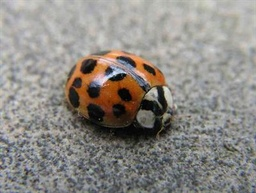
#> input picture blatt05/ladybug.jpg, 256 x 193 px, shrunk from 400 x 301 before the run
$ jupyter execute b05a04.ipynb
#> lines starting #> are read from the running program, lines starting #| are printed output that depends on the picture
# Aufgabe 4

[cell 1]
import matplotlib.pyplot as plt
import numpy as np
from skimage.io import imread
import skimage.transform as t

## 4.1

[cell 2]
original = imread("ladybug.jpg")
#> original is the input picture: shape (193, 256, 3); mean R, G, B 141.1, 137.4, 132.4
plt.imshow(original)

[cell 3]
def rgb_to_irgby(img):
    """Konvertiert ein RGB-Bild in den I-RG-BY Farbraum."""

    # Konvertiere zu float32 um negative Werte und Genauigkeit zu unterstützen
    img_float = img.astype(np.float32)

    # Extrahiere RGB-Kanäle
    R = img_float[:, :, 0]
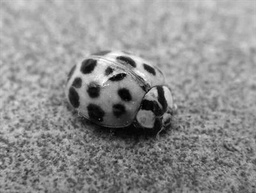
#> R: shape (193, 256) float32; min 0, max 255, mean 141.1
    G = img_float[:, :, 1]
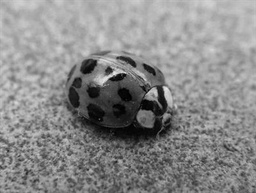
#> G: shape (193, 256) float32; min 0, max 233, mean 137.4
    B = img_float[:, :, 2]
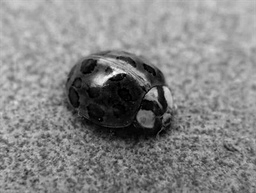
#> B: shape (193, 256) float32; min 0, max 255, mean 132.4

    # Berechne I-RG-BY Kanäle
    I = (R + G + B) / 3
    RG = R - G
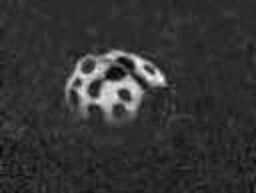
#> RG: shape (193, 256) float32; min -22, max 105, mean 3.7; drawn with min black and max white
    BY = B - (R + G) / 2
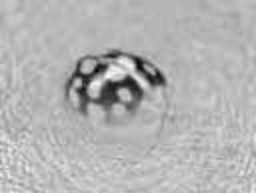
#> BY: shape (193, 256) float32; min -131, max 45, mean -6.9; drawn with min black and max white

    result = np.stack([I, RG, BY], axis=-1)
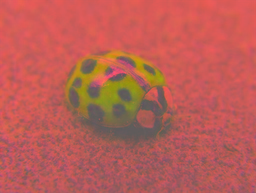
#> result: shape (193, 256, 3) float32; mean of channels 0, 1, 2 137, 3.7, -6.9; drawn with min black and max white

    return result

[cell 4]
def compute_saliency_map(img_irgby):
    """
    Berechnet eine Salienz-Karte für ein Bild im I-RG-BY Farbraum.

    Für jeden Pixel wird der Kontrast zwischen einer 11×11 Zentrumsregion
    und einer 21×21 Umgebungsregion berechnet. Dies wird für alle drei Kanäle
    durchgeführt und die Ergebnisse werden addiert.

    Parameters:
    -----------
    img_irgby : ndarray
        Ein Bild im I-RG-BY Farbraum mit Form (height, width, 3)

    Returns:
    --------
    saliency_map : ndarray
        Die berechnete Salienz-Karte mit Werten zwischen 0 und 1
    """
    height, width, channels = img_irgby.shape
#> height = 193; width = 256; channels = 3
    saliency_map = np.zeros((height, width), dtype=np.float32)

    # Zentrumsregion: 11×11, Umgebungsregion: 21×21
    center_size = 11
    surround_size = 21
    center_half = center_size // 2
    surround_half = surround_size // 2

    # Für jeden Kanal
    for c in range(channels):
        channel = img_irgby[:, :, c]

        # Für jedes Pixel
        for y in range(height):
            for x in range(width):
                # Zentrumsregion Grenzen (mit Bildrand-Anpassung)
                center_y_min = max(0, y - center_half)
                center_y_max = min(height, y + center_half + 1)
                center_x_min = max(0, x - center_half)
                center_x_max = min(width, x + center_half + 1)

                # Umgebungsregion Grenzen (mit Bildrand-Anpassung)
                surround_y_min = max(0, y - surround_half)
                surround_y_max = min(height, y + surround_half + 1)
                surround_x_min = max(0, x - surround_half)
                surround_x_max = min(width, x + surround_half + 1)

                # Mittlere Werte berechnen
                center_mean = np.mean(channel[center_y_min:center_y_max, center_x_min:center_x_max])
                surround_mean = np.mean(channel[surround_y_min:surround_y_max, surround_x_min:surround_x_max])

                # Kontrast als absolute Differenz berechnen
                contrast = np.abs(center_mean - surround_mean)
                saliency_map[y, x] += contrast
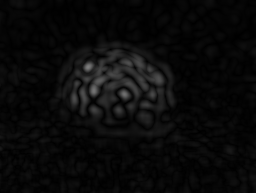
#> saliency_map: shape (193, 256) float32; min 0.0466, max 125.5, mean 10.3

    # Salienz-Karte auf [0, 1] skalieren
    saliency_min = np.min(saliency_map)
#> saliency_min = 0.0466
    saliency_max = np.max(saliency_map)
#> saliency_max = 125.5

    if saliency_max > saliency_min:
        saliency_map = (saliency_map - saliency_min) / (saliency_max - saliency_min)
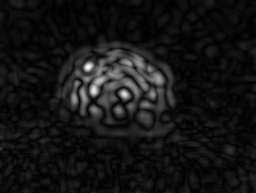
#> saliency_map: shape (193, 256) float32; min 0, max 1, mean 0.0814

    return saliency_map

[cell 5]
# Konvertiere das Originalbild zu I-RG-BY Farbraum
img_irgby = rgb_to_irgby(original)

# Berechne die Salienz-Karte
saliency_map = compute_saliency_map(img_irgby)

# Visualisierung
fig, axes = plt.subplots(1, 2, figsize=(12, 5))

axes[0].imshow(original)
axes[0].set_title('Originalbild')
axes[0].axis('off')

axes[1].imshow(saliency_map, cmap='hot')
axes[1].set_title('Salienz-Karte')
axes[1].axis('off')

plt.tight_layout()
plt.show()

[cell 6]
# Saliency Maps mit verschiedenen Skalierungsfaktoren
scaling_factors = [2.0, 1.0, 0.5, 0.1]  # 1.0 = original
results = {}

for scale_factor in scaling_factors:
    # Skaliere das Bild
    scaled_img = t.rescale(original, scale_factor, channel_axis=2, order=1)

    # Konvertiere zu I-RG-BY Farbraum
    img_irgby_scaled = rgb_to_irgby((scaled_img * 255).astype(np.uint8))

    # Berechne Saliency Map
    saliency_scaled = compute_saliency_map(img_irgby_scaled)

    results[scale_factor] = {
        'image': scaled_img,
        'saliency': saliency_scaled,
        'shape': scaled_img.shape
    }

    print(f"Skalierungsfaktor {scale_factor}: Bildgröße = {scaled_img.shape}")
#> this loop made 4 passes
#> (saliency_min in compute_saliency_map, saliency_max in compute_saliency_map) on passes 1 to 3: (0.0392, 86.98), (0.039, 125.6), (0.108, 72.53)
#> pass 1, `scaled_img = t.rescale(original, scale_factor, channel_axis=2, order=1)`:
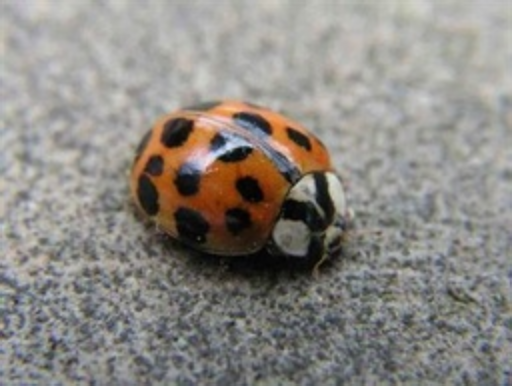
#> scaled_img: shape (386, 512, 3) float64; mean R, G, B 0.553, 0.539, 0.519
#> after the loop, results = 4 items

# Visualisierung
fig, axes = plt.subplots(len(scaling_factors), 2, figsize=(10, 14))

for idx, scale_factor in enumerate(scaling_factors):
    # Originalbild
    axes[idx, 0].imshow(results[scale_factor]['image'])
    axes[idx, 0].set_title(f'Skaliertes Bild (Faktor {scale_factor})')
    axes[idx, 0].axis('off')

    # Saliency Map
    axes[idx, 1].imshow(results[scale_factor]['saliency'], cmap='hot')
    axes[idx, 1].set_title(f'Salienz-Karte (Faktor {scale_factor})')
    axes[idx, 1].axis('off')

plt.tight_layout()
plt.show()
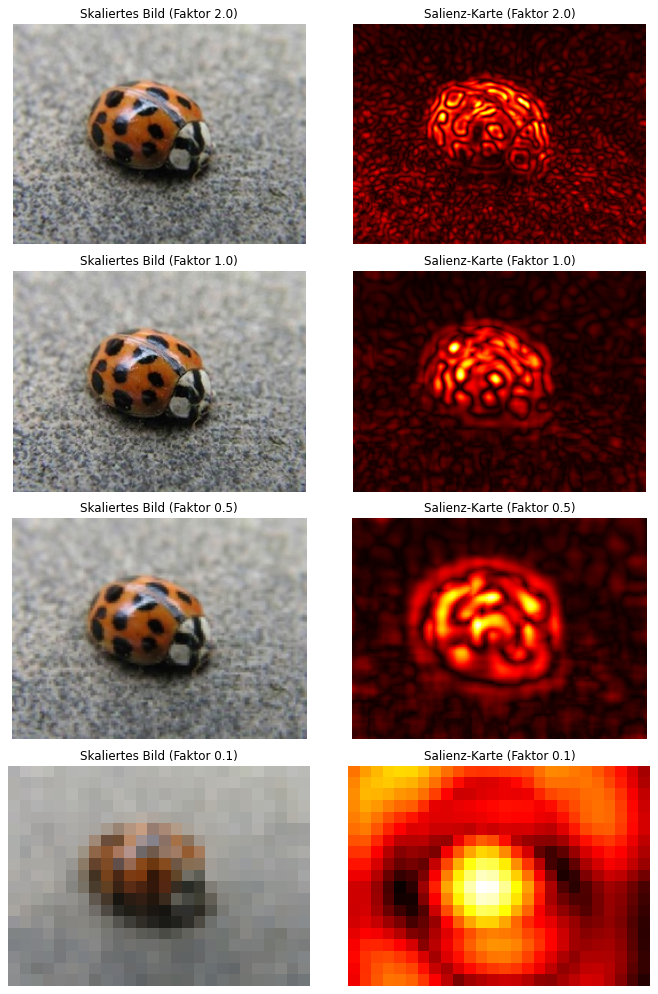
#> figure drawn by matplotlib, 8 panels
